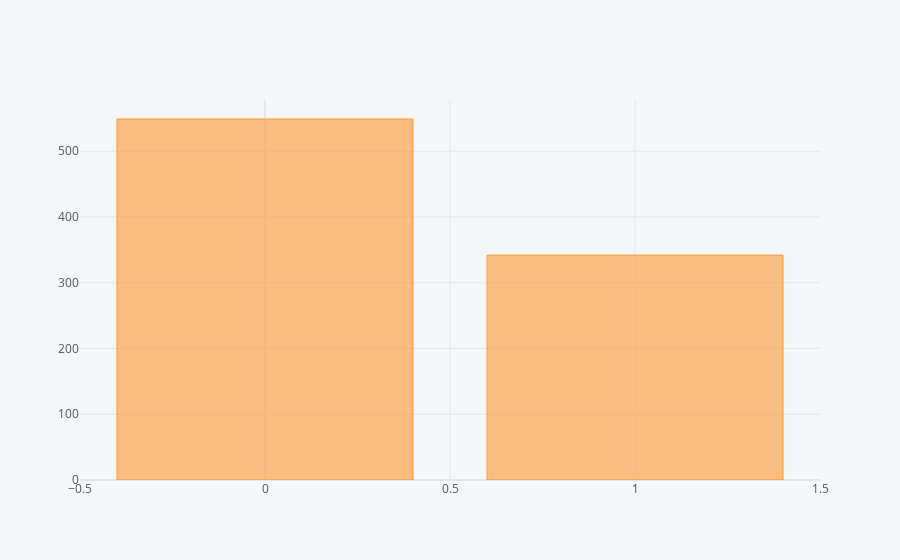

Here is the notebook cell this chart was saved with:
### Code cell
df['Survived'].value_counts().iplot(kind='bar')

### Figure 1 — Plotly figure (JSON) as saved in the notebook; plotly's stock layout.template omitted (floating-point values rounded to 4 significant figures)
{"data": [{"marker": {"color": "rgba(255, 153, 51, 0.6)", "line": {"color": "rgba(255, 153, 51, 1.0)", "width": 1}}, "name": "Survived", "orientation": "v", "text": "", "type": "bar", "x": [0, 1], "y": [549, 342]}], "layout": {"legend": {"bgcolor": "#F5F6F9", "font": {"color": "#4D5663"}}, "paper_bgcolor": "#F5F6F9", "plot_bgcolor": "#F5F6F9", "title": {"font": {"color": "#4D5663"}}, "xaxis": {"gridcolor": "#E1E5ED", "showgrid": true, "tickfont": {"color": "#4D5663"}, "title": {"font": {"color": "#4D5663"}, "text": ""}, "zerolinecolor": "#E1E5ED"}, "yaxis": {"gridcolor": "#E1E5ED", "showgrid": true, "tickfont": {"color": "#4D5663"}, "title": {"font": {"color": "#4D5663"}, "text": ""}, "zerolinecolor": "#E1E5ED"}}}
